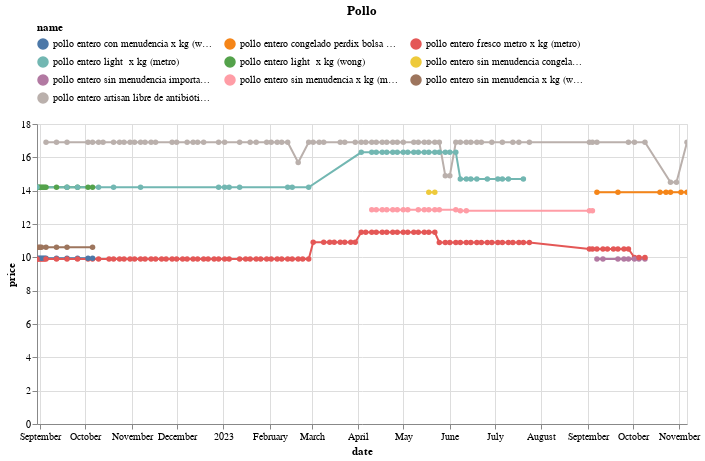

Notebook code for this chart:
### Code cell
(df
 .loc[df.name.isin(names)]
 .pipe(alt.Chart)
 .mark_line(point=True)
 .encode(x='date', y='price', color='name', tooltip=['name','price'])
 .properties(width=650, title='Pollo')
 .interactive()
 .configure_legend(orient='top', columns=3)
)

### Figure 1 — Vega-Lite specification as saved in the notebook (floating-point values rounded to 4 significant figures; data arrays with more than 128 entries replaced by an {"elided": "..."} marker saying what was removed)
{"config": {"view": {"continuousWidth": 300, "continuousHeight": 300}, "legend": {"columns": 3, "orient": "top"}}, "data": {"name": "data-aca14b8a1121e589dfb79b19ceb40f38"}, "mark": {"type": "line", "point": true}, "encoding": {"color": {"field": "name", "type": "nominal"}, "tooltip": [{"field": "name", "type": "nominal"}, {"field": "price", "type": "quantitative"}], "x": {"field": "date", "type": "temporal"}, "y": {"field": "price", "type": "quantitative"}}, "params": [{"name": "param_13", "select": {"type": "interval", "encodings": ["x", "y"]}, "bind": "scales"}], "title": "Pollo", "width": 650, "$schema": "https://vega.github.io/schema/vega-lite/v5.15.1.json", "datasets": {"data-aca14b8a1121e589dfb79b19ceb40f38": {"elided": "286 records"}}}
